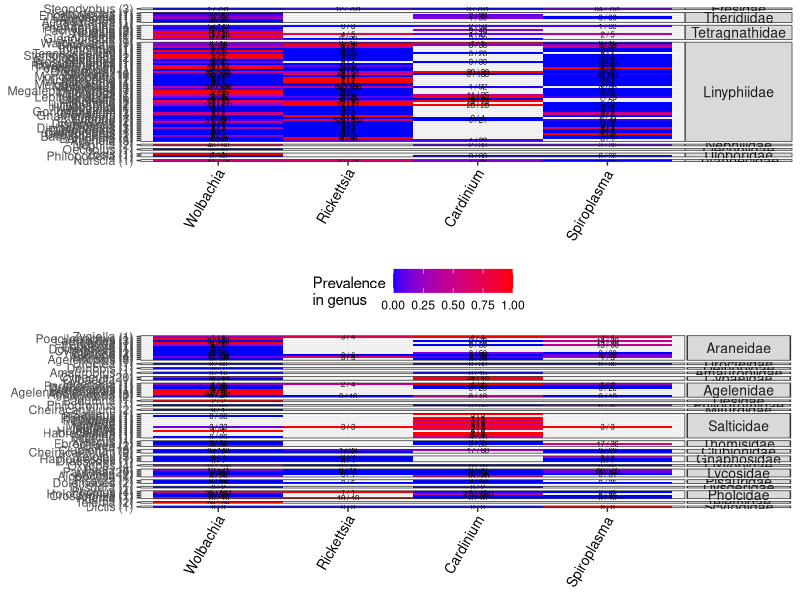
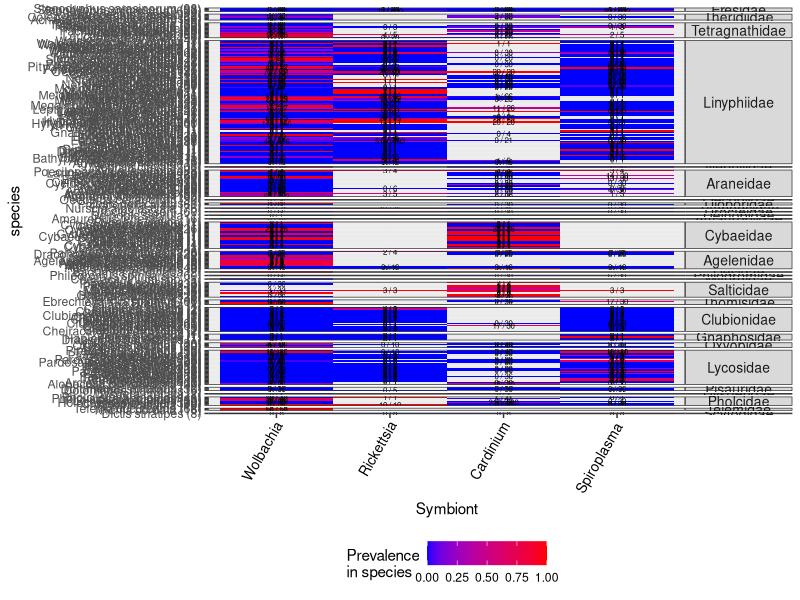
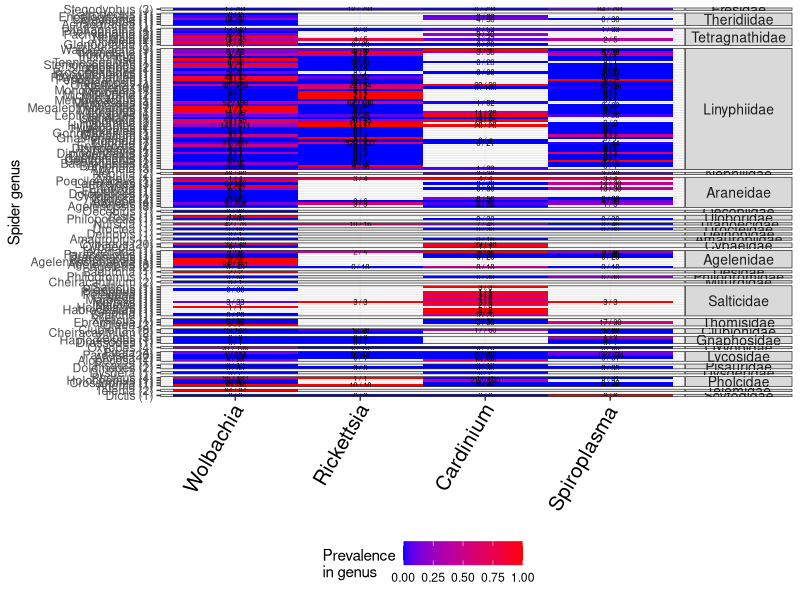

These charts were generated, in order, by the following R code:
library(ggplot2)
library(dplyr)
setwd("~//")
# import data and trim white space off character columns
spider.data <- read.csv("spider_symbionts.csv", stringsAsFactors = FALSE)
truth <- sapply(spider.data, is.character)
spider.data <- data.frame(cbind(sapply(spider.data[, truth], trimws, which="both"), spider.data[,!truth]))

# sum data by spider species _ symbiont
spider.data$species_bug <- paste0(spider.data$species, "_", spider.data$Symbiont)
spider.data$incidence_count <- round(as.numeric(as.character(spider.data$incidence))*as.numeric(as.character(spider.data$n)), 0)

spider.dat.species.summed <- spider.data %>% 
  group_by(species_bug) %>% 
  summarise(incidence_count=sum(incidence_count), n=sum(n))

s.dat.sum <- as.data.frame(spider.dat.species.summed)
s.dat.sum$studies <- table(spider.data$species_bug)
table(spider.data$species_bug)
table(spider.dat.species.summed$species_bug)

s.dat.sum$incidence_frac <- round(s.dat.sum$incidence_count/s.dat.sum$n, 2)
hej <- strsplit(s.dat.sum$species_bug, "_")
s.dat.sum$species <- sapply(strsplit(s.dat.sum$species_bug, "_"), `[`, 1)
s.dat.sum$symbiont <- sapply(strsplit(s.dat.sum$species_bug, "_"), `[`, 2)
s.dat.sum$genus <- sapply(strsplit(s.dat.sum$species, " "), `[`, 1)
s.dat.sum$family <- spider.data$family[match(s.dat.sum$species, spider.data$species)]

# get total number of individuals sampled for each study
ind_spec <- spider.data[, c("ref", "species", "n")]
ind_spec <- ind_spec[!duplicated(ind_spec), ]
ind_spec_summed <- ind_spec %>%
  group_by(species) %>%
  summarise(n=sum(n))

s.dat.sum$ind_per_species <- ind_spec_summed$n[match(s.dat.sum$species, ind_spec_summed$species)]
s.dat.sum$species <- paste0(s.dat.sum$species, " (", s.dat.sum$ind_per_species, ")")

# put the families in rough phylogenetic order
family.order <- c("Eresidae", "Theridiidae", "Tetragnathidae", "Linyphiidae", 
                  "Nephilidae", "Araneidae", "Oecobiidae", "Uloboridae", 
                  "Titanoecidae", "Urocteidae", "Deinopidae", "Amaurobiidae", "Cybaeidae",  
                  "Agelenidae","Desidae", "Philodromidae","Miturgidae", 
                  "Salticidae", "Thomisidae", "Clubionidae", "Gnaphosidae", 
                  "Oxyopidae", "Lycosidae", "Pisauridae", "Dysderidae",
                  "Pholcidae", "Telemidae", "Scytodidae")

#unique(s.dat.sum$family)[!unique(s.dat.sum$family) %in% family.order]
s.dat.sum$family <- factor(s.dat.sum$family, levels=family.order)
s.dat.sum$fam.num <- as.numeric(s.dat.sum$family)

s.dat.sum <- s.dat.sum[order(s.dat.sum$fam.num), ]

s.dat.sum$species <- factor(s.dat.sum$species, levels = unique(s.dat.sum$species))

s.dat.sum$symbiont <- factor(s.dat.sum$symbiont, levels=c("Wolbachia", "Rickettsia", "Cardinium", "Spiroplasma"))


p <- ggplot(s.dat.sum, aes(as.factor(symbiont), species, group=species)) +
  theme_bw() + 
  geom_tile(aes(fill = incidence_frac)) + 
  geom_text(aes(label = paste(incidence_count, "/", n)), size=2) +
  theme(axis.text.x = element_text(angle = 60, hjust = 1.1, vjust=1.1, size = 10, color = 'black')) +
  scale_fill_gradient(low = "blue", high = "red", na.value = "black", name="Prevalence\nin species") +
  facet_grid(family ~ ., scales="free", space="free") +
  theme(strip.text.y = element_text(size = 10, angle = 0)) +
  theme(panel.spacing=unit(0.1, "lines")) + # change spacing between facets
  xlab("Symbiont") +
  theme(legend.position="bottom")
  
ggsave("endosymbHeatmap.png", p,
       scale = 1, width = 12, height = 100, units = "cm",
       dpi = 300, limitsize = TRUE)

# calculate amount of species infected by each symbionts
symb.vect <- c()
species.count <- c()
for (symb in unique(s.dat.sum$symbiont)) {
  #symb <- "Cardinium"
  df.symb <- s.dat.sum[s.dat.sum$symbiont == symb, ]
  symb.vect <- c(symb.vect, sum(df.symb$incidence_count >= 1))
  species.count <- c(species.count, nrow(df.symb))
}

results.df <- data.frame(symbiont = unique(s.dat.sum$symbiont), 
                         species.with.symb = symb.vect, 
                         species.total = species.count)


# Genus summed heatmap ----------------------------------------------------

spider.data$genus <- sapply(strsplit(as.character(spider.data$species), " "), `[`, 1)
spider.data$genus_bug <- paste0(spider.data$family,"_", spider.data$genus, "_", spider.data$Symbiont)

s.dat.sum.genus <- spider.data %>% 
  group_by(genus_bug) %>% 
  summarise(incidence_count=sum(incidence_count), n=sum(n))

s.dat.sum.genus <- as.data.frame(s.dat.sum.genus)

s.dat.sum.genus$incidence_frac <- round(s.dat.sum.genus$incidence_count/s.dat.sum.genus$n, 2)
s.dat.sum.genus$family <- sapply(strsplit(s.dat.sum.genus$genus_bug, "_"), `[`, 1)
s.dat.sum.genus$genus <- sapply(strsplit(s.dat.sum.genus$genus_bug, "_"), `[`, 2)
s.dat.sum.genus$symbiont <- sapply(strsplit(s.dat.sum.genus$genus_bug, "_"), `[`, 3)

# find number of species in each genus
spec.gen <- spider.data[, c("genus", "species")]
spec.gen <- spec.gen[!duplicated(spec.gen), ]
#table(spec.gen$genus)
s.dat.sum.genus$num_spec <- table(spec.gen$genus)[s.dat.sum.genus$genus]


s.dat.sum.genus$family <- factor(s.dat.sum.genus$family, levels=family.order)
s.dat.sum.genus$symbiont <- factor(s.dat.sum.genus$symbiont, levels=c("Wolbachia", "Rickettsia", "Cardinium", "Spiroplasma"))

s.dat.sum.genus$genus <- paste0(s.dat.sum.genus$genus, " (", s.dat.sum.genus$num_spec, ")")


q <- ggplot(s.dat.sum.genus, aes(as.factor(symbiont), genus, group=genus)) +
  theme_bw() + 
  geom_tile(aes(fill = incidence_frac)) + 
  geom_text(aes(label = paste(incidence_count, "/", n)), size=2) +
  theme(axis.text.x = element_text(angle = 60, hjust = 1.1, vjust=1.1, size = 15, color = 'black')) +
  scale_fill_gradient(low = "blue", high = "red", na.value = "black", name="Prevalence\nin genus") +
  facet_grid(family ~ ., scales="free", space="free") +
  theme(strip.text.y = element_text(size = 10, angle = 0)) +
  theme(panel.spacing=unit(0.1, "lines")) + # change spacing between facets
  theme(legend.position="bottom") +
  ylab("Spider genus") +
  theme(axis.title.x = element_blank()) 

ggsave("endosymbHeatmap_GENUS.pdf", q,
       scale = 1, width = 12, height = 50, units = "cm",
       dpi = 300, limitsize = TRUE)


##### split plot

plot1.fam <- c("Eresidae", "Theridiidae", "Tetragnathidae", "Linyphiidae", 
               "Nephilidae", "Oecobiidae", "Uloboridae","Titanoecidae")

plot2.fam <- c( "Araneidae",
                "Urocteidae", "Deinopidae", "Amaurobiidae", "Cybaeidae",  
                "Agelenidae","Desidae", "Philodromidae","Miturgidae", 
                "Salticidae", "Thomisidae", "Clubionidae", "Gnaphosidae", 
                "Oxyopidae", "Lycosidae", "Pisauridae", "Dysderidae",
                "Pholcidae", "Telemidae", "Scytodidae")

library(scales)
library(ggplot2)
dat1 <- s.dat.sum.genus[s.dat.sum.genus$family %in% plot1.fam, ]
plot1 <- ggplot(dat1, aes(as.factor(symbiont), genus, group=genus)) +
  theme_bw() + 
  geom_tile(aes(fill = incidence_frac)) + 
  geom_text(aes(label = paste(incidence_count, "/", n)), size=2) +
  theme(axis.text.x = element_text(angle = 60, hjust = 1.1, vjust=1.1, size = 10, color = 'black')) +
  #scale_fill_gradient(low = "blue", high = "red", labels = percent, na.value = "black", name="Prevalence\nin genus") +
  scale_fill_gradient(low = "blue", high = "red", na.value = "black", name="Prevalence\nin genus") +
  facet_grid(family ~ ., scales="free", space="free") +
  theme(strip.text.y = element_text(size = 10, angle = 0)) +
  theme(panel.spacing=unit(0.1, "lines")) + # change spacing between facets
  # theme(text=element_text(family="Helvetica"), axis.title.y = element_blank(), axis.title.x=element_blank()) +
  theme(legend.position="bottom") +
  #ylab("Spider genus") +
  theme(axis.title = element_blank()) 

# ggsave("plotforlegend.pdf", plot1,
#        scale = 1, width = 10, height = 25, units = "cm",
#        dpi = 300, limitsize = TRUE)

dat2 <- s.dat.sum.genus[s.dat.sum.genus$family %in% plot2.fam, ]
plot2 <- ggplot(dat2, aes(as.factor(symbiont), genus, group=genus)) +
  theme_bw() + 
  geom_tile(aes(fill = incidence_frac)) + 
  geom_text(aes(label = paste(incidence_count, "/", n)), size=2) +
  theme(axis.text.x = element_text(angle = 60, hjust = 1.1, vjust=1.1, size = 10, color = 'black')) +
  scale_fill_gradient(low = "blue", high = "red", na.value = "black", name="Prevalence\nin genus") +
  facet_grid(family ~ ., scales="free", space="free") +
  theme(strip.text.y = element_text(size = 10, angle = 0)) +
  theme(panel.spacing=unit(0.1, "lines")) + # change spacing between facets
  # theme(text=element_text(family="Helvetica"), axis.title.y = element_blank(), axis.title.x=element_blank()) +
  theme(legend.position="none") +
  #ylab("Spider genus") +
  theme(axis.title = element_blank()) 


library(gridExtra)

p3 <- grid.arrange(rbind(ggplotGrob(plot1), ggplotGrob(plot2)))
                   
ggsave("endosymbHeatmap_GENUS_2.pdf", p3,
       scale = 1, width = 10, height = 50, units = "cm",
       dpi = 300, limitsize = TRUE)




# make table for thesis ---------------------------------------------------


substrRight <- function(x, n){
  substr(x, nchar(x)-n+1, nchar(x))
}

spider.data$study.year <- substrRight(as.character(spider.data$ref), 5)
spider.data$study.year <- substr(spider.data$study.year, 1, 4)

species.vector <- c()
species.num <- c()
symbiont.vector <- c()
for (study in unique(spider.data$ref)){
  species <- sort(unique(spider.data[spider.data$ref == study, "species"]))
  species.num <- c(species.num, length(species))
  species.vector <- c(species.vector, paste(species, collapse=". "))
  symb <- unique(spider.data[spider.data$ref == study, "Symbiont"])
  symb <- unique(spider.data[spider.data$ref == study, "Symbiont"])[order(match(unique(spider.data[spider.data$ref == study, "Symbiont"]), c("Wolbachia", "Rickettsia", "Cardinium", "Spiroplasma")))]
  symbiont.vector <- c(symbiont.vector, paste(symb, collapse=". "))
}

study.sum.df <- spider.data[, c("ref", "method", "study.year")]
study.sum.df <- study.sum.df[!duplicated(study.sum.df), ]



# get n
spider.data$study_species_n <- paste0(spider.data$ref, "_", spider.data$species, "_", spider.data$n)

n.df <- spider.data %>%
  group_by(study_species_n) %>%
  summarise(n.cheat=sum(n))


n.df <- as.data.frame(n.df)
n.df$study <- sapply(strsplit(n.df$study_species_n, "_"), `[`, 1)
n.df$species <- sapply(strsplit(n.df$study_species_n, "_"), `[`, 2)
n.df$n <- sapply(strsplit(n.df$study_species_n, "_"), `[`, 3)



n.df.final <- n.df %>%
  group_by(study) %>%
  summarise(n.study = sum(as.numeric(n)))

# put n in
study.sum.df$n <- n.df.final$n.study[match(as.character(study.sum.df$ref), n.df.final$study)]

if (identical(study.sum.df$ref, unique(spider.data$ref))) {
  study.sum.df$species <- species.vector
  study.sum.df$numberOfSpecies <- species.num
  study.sum.df$symbiont <- symbiont.vector
  
}

study.sum.df <- study.sum.df[order(study.sum.df$study.year), ]


write.csv(study.sum.df, "SpiderSymbMeta_studies.csv")
# p3 <- grid.arrange(cbind(ggplotGrob(dum.p + theme(plot.margin = unit(c(5.1, 2, 4.1, 5.1), "pt")) +
#                                       scale_x_continuous(breaks=seq(0, 30, 5))), 
#                          ggplotGrob(mim.p + theme(plot.margin = unit(c(5.1, 2, 4.1, 1), "pt"), 
#                                                   axis.text.y = element_blank(), 
#                                                   axis.ticks.y = element_blank())), 
#                          ggplotGrob(sar.p + theme(plot.margin = unit(c(5.1, 4.1, 4.1, 1), "pt"), 
#                                                   axis.text.y = element_blank(), 
#                                                   axis.ticks.y = element_blank()))))
#   